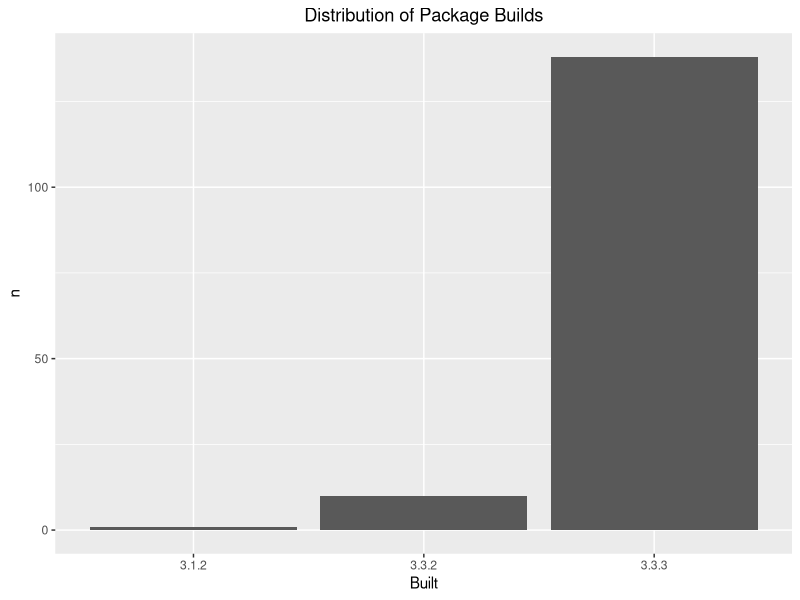
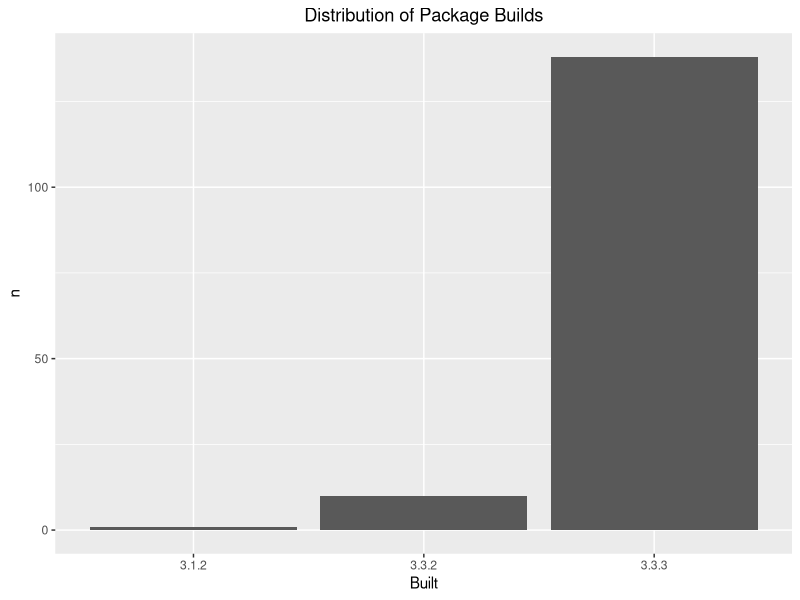

Reproduce these figures in R, in order.
#' ---
#' output: github_document
#' ---

library(tidyverse)
library(dplyr)
library(ggplot2)

## remember to restart R here!

## make a barchart from the frequency table in data/add-on-packages-freqtable.csv

## read that csv into a data frame
## hint: readr::read_csv() or read.csv()
## idea: try using here::here() to create the file path
apt_freqtable <- read_csv("data/add-on-packages-freqtable.csv")


## if you use ggplot2, code like this will work:
ggplot(apt_freqtable, aes(x = Built, y = n)) +
  geom_col() +
  ggtitle("Distribution of Package Builds") +
  theme(plot.title = element_text(hjust = 0.5))

## write this barchart to figs/built-barchart.png
## if you use ggplot2, ggsave() will help
## idea: try using here::here() to create the file path
ggsave("figs/built-barchart.png")

## YES overwrite the file that is there now
## that's old output from me (Jenny)
